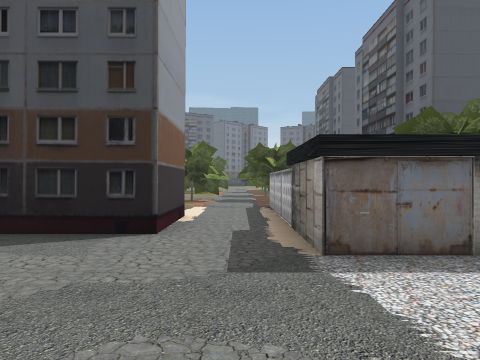
view 1 (above)

24 first-person views from a walk through a Unity game level. The camera is 1.5 m above the floor, looks level and sees 70° across. The floor is counted in squares, 2 m on a side. Each view is taken from the middle of a square. On the plan, view 1 faces up. The plan holds only what a view shows up to about 11 squares ahead; the rest is blank. The place goes on beyond the plan. The player character is not drawn. Some surface patterns are stand-ins.

view 2
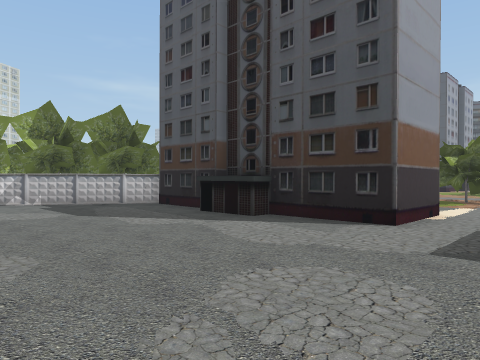

view 3
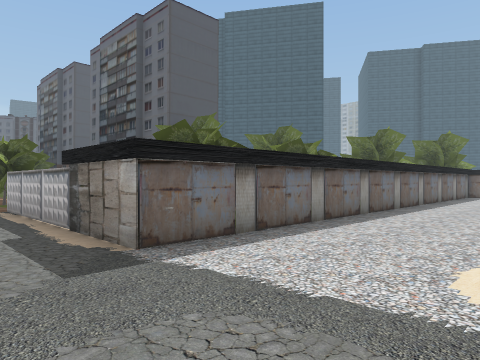

view 4
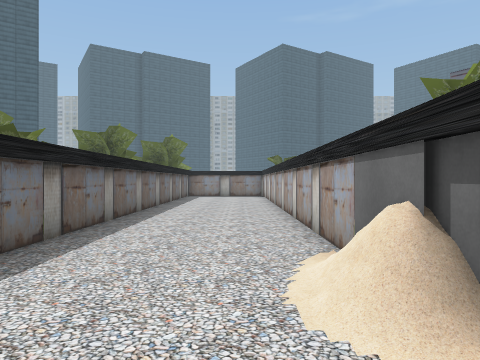

view 5
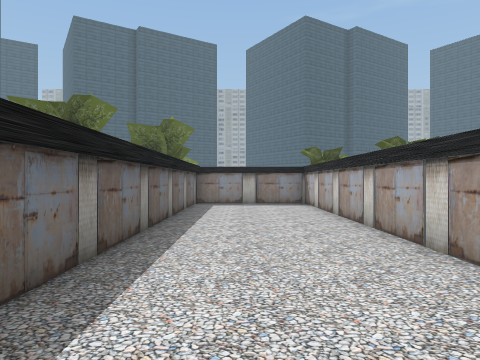

view 6
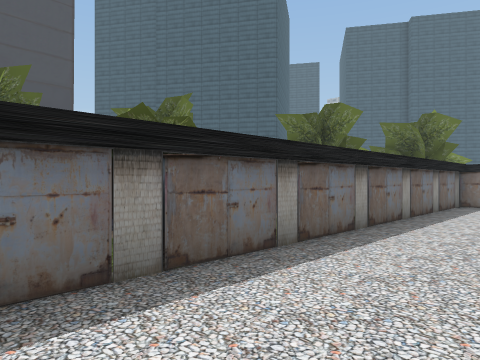

view 7
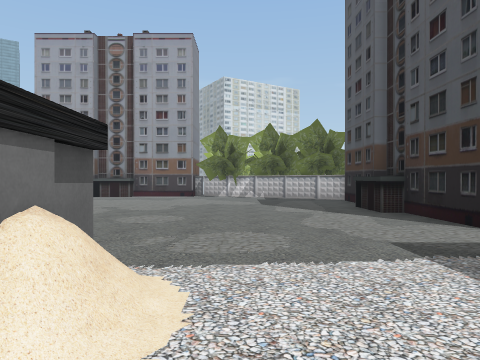

view 8
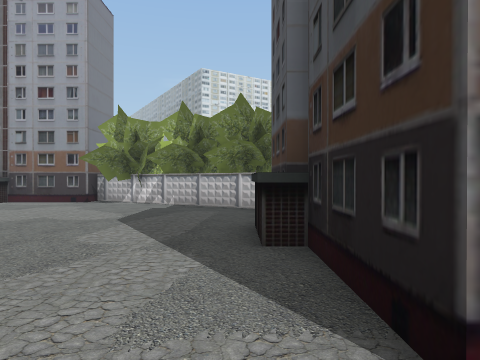

view 9
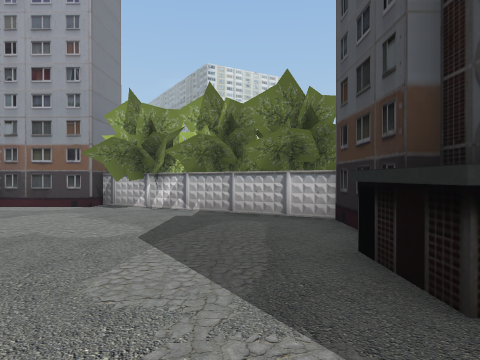

view 10
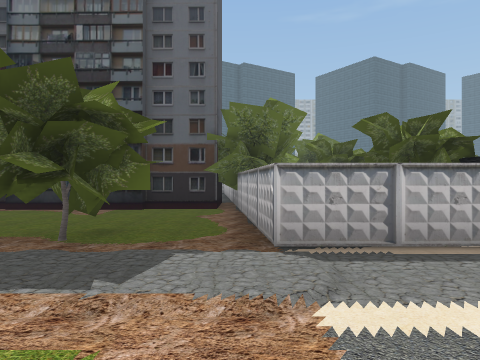

view 11
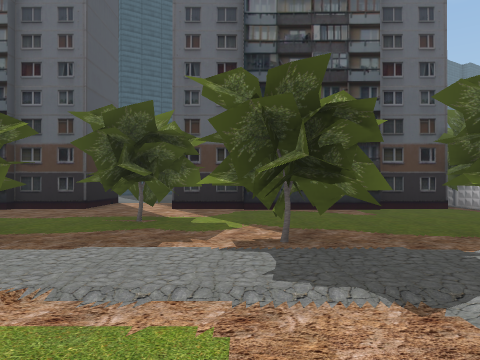

view 12
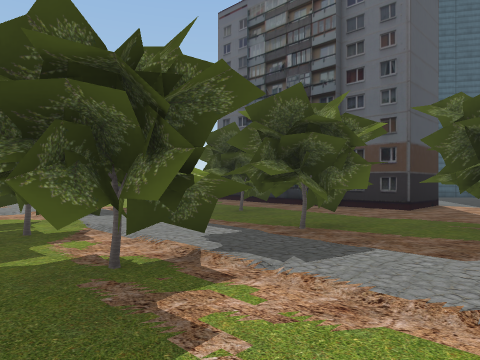

view 13
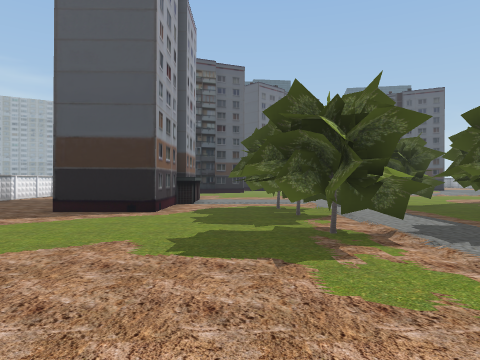

view 14
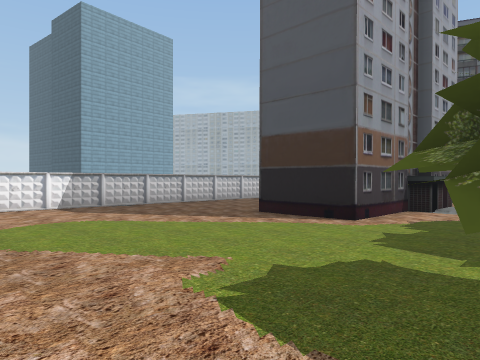

view 15
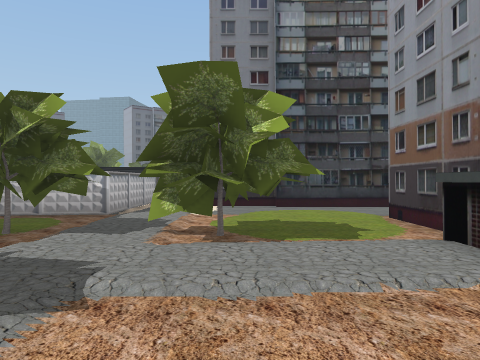

view 16
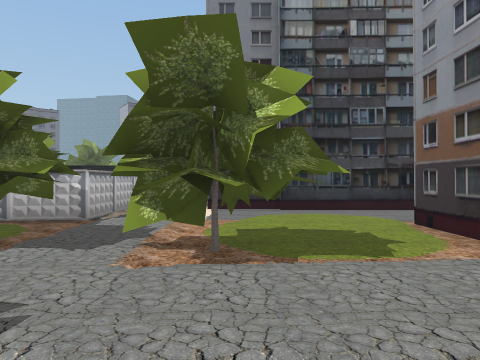

view 17
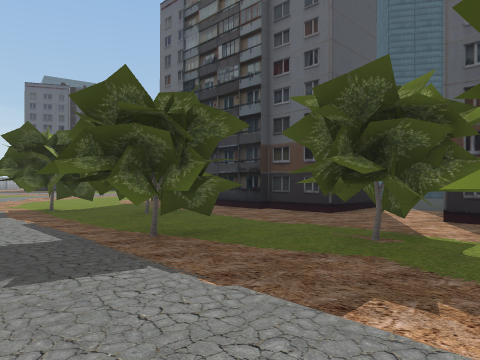

view 18
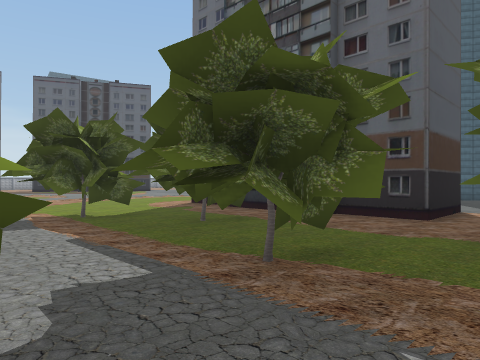

view 19
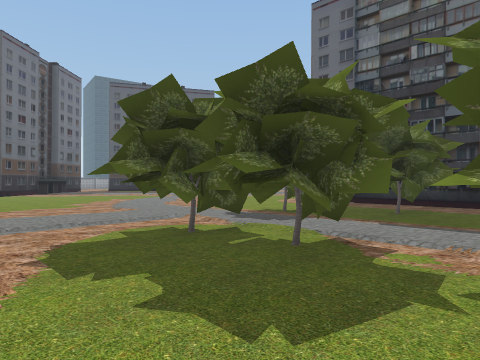

view 20
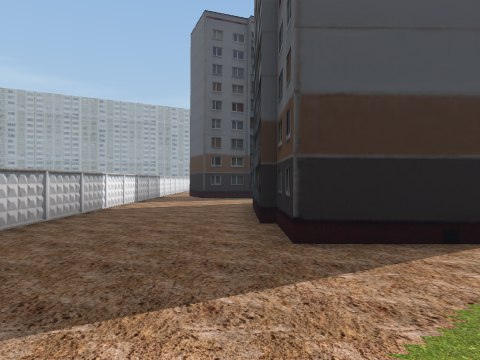

view 21
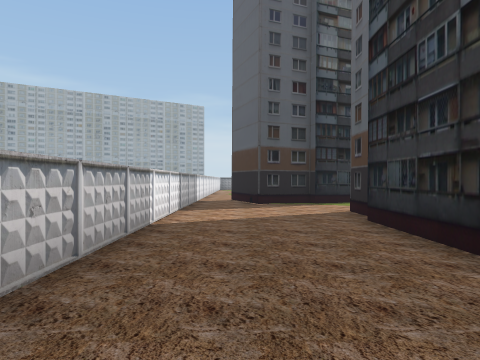

view 22
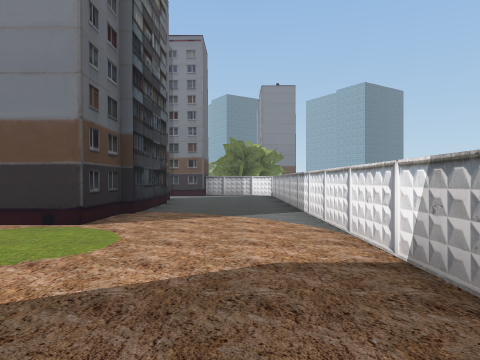

view 23
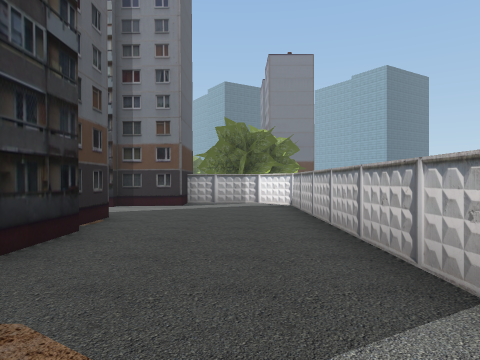

view 24
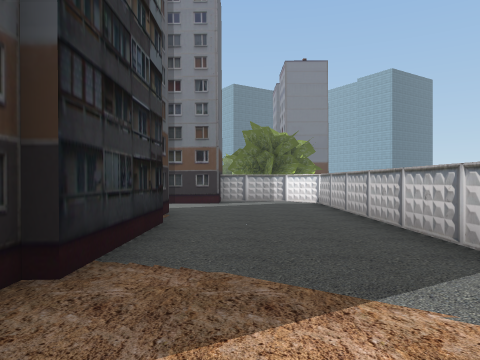

### Floor plan
Points are (right, up) in squares from view 1. A wall is a line through its corners. A room is listed if a view was taken in it or the views show most of it. See-through windows are left out.
Room 1 (views 1, 2, 3, 4, 5, 6, 7, 8, 9)
walls: (1.2, -0.1) (16, -0.1) (16, 3.4) (0.8, 3.4) (0.8, 7.6); (-1.2, 7.2) (-1.2, 4.8) (-3.9, 4.8) (-3.9, 4.3) (-5.7, 4.3); (-6.3, 4.8) (-8.4, 4.8); (-8.5, 5) (-12.3, -1.1)
low walls: (1.9, 0.2) (2.4, 0.2)
ways out: opening at (0, 7) to room 2
objects: tree (-11, 0)
Room 2 (views 10, 11, 12, 13, 14, 15, 16, 17, 18, 19, 20, 21, 22, 23, 24)
walls: (5.6, 21.9) (5.6, 25); (8.4, 20) (5.9, 20) (5.9, 21.9); (-4.4, 27.1) (-4.4, 25.7) (-5, 25.7) (-5, 23) (-7.4, 23) (-7.4, 24.9); (5.9, 15.9) (5.9, 17.9); (-7.7, 24.9) (-7.7, 28.4); (-7.4, 29) (-7.4, 30.2); (5.6, 12.4) (5.6, 16); (-4.4, 13.6) (-4.4, 12.7); (5.9, 10.6) (5.9, 12.5); (-8.2, 33) (-9.4, 32.5) (-9.6, 33.1); (-5, 12) (-5, 10.1); (-7.7, 12) (-7.7, 15.4) (-7.4, 15.4) (-7.4, 17.3) (-6, 17.3); (0.8, 7.6) (0.8, 9.6) (5.5, 10); (-11.5, 32.9) (-11.5, 7.1) (-10.6, 6.1) (-8.3, 6.1) (-8.3, 7.2) (-6.4, 7.2); (-7.4, 10.1) (-7.4, 11.5); (-3.1, 7.2) (-1.2, 7.2); (-6.5, 7.4) (-3, 7.4)
ways out: opening at (0, 7) to room 1
objects: tree (-3, 12) to (-1, 13); tree (-3, 19) to (-1, 20); tree (-3, 21) to (-1, 22); tree (-2, 23) to (-1, 23); tree (0, 11) to (2, 13); tree (0, 15) to (2, 16); tree (0, 19) to (2, 21); tree (1, 24) to (2, 26); tree (2, 17) to (4, 19); tree (2, 22) to (4, 24)

Where each view was taken, in squares from view 1:
view 1: 0 up, 0 right, facing up
view 2: 1 down, 1 right, facing up-left
view 3: 0 up, 1 left, facing up-right
view 4: 1 up, 0 right, facing right
view 5: 2 up, 5 right, facing right
view 6: 1 up, 5 right, facing up-right
view 7: 1 up, 4 right, facing left
view 8: 4 up, 0 right, facing left
view 9: 3 up, 2 left, facing left
view 10: 10 up, 3 left, facing right
view 11: 16 up, 3 left, facing right
view 12: 17 up, 3 left, facing up-right
view 13: 15 up, 3 left, facing up
view 14: 17 up, 2 left, facing up-left
view 15: 17 up, 2 left, facing down
view 16: 16 up, 2 left, facing down
view 17: 16 up, 1 left, facing up-right
view 18: 18 up, 1 left, facing up-right
view 19: 20 up, 5 left, facing up-right
view 20: 19 up, 8 left, facing up
view 21: 22 up, 10 left, facing up
view 22: 23 up, 10 left, facing down
view 23: 17 up, 10 left, facing down
view 24: 18 up, 9 left, facing down
